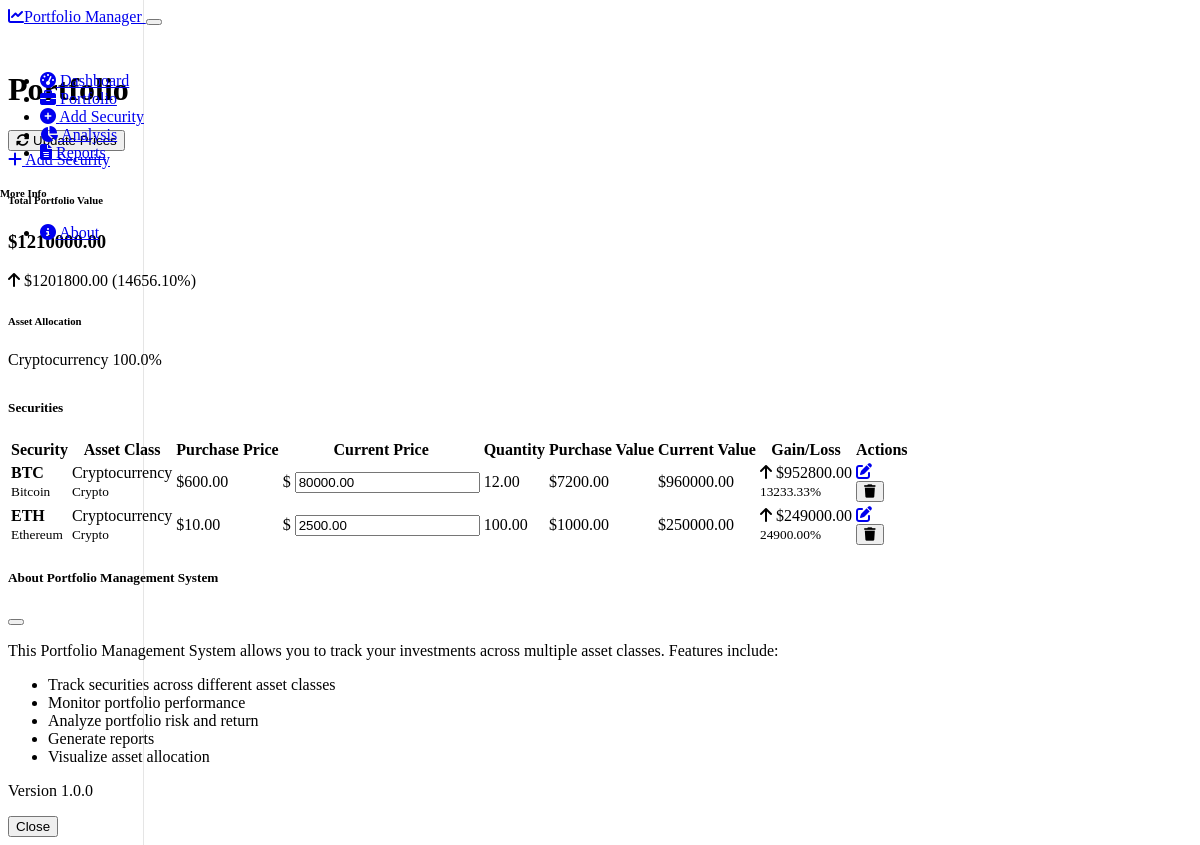
The app's page /portfolio with its own data.
### models.py (models this page shows, shortened)
class Security(db.Model):
    id = db.Column(db.Integer, primary_key=True)
    ticker = db.Column(db.String(10), nullable=False)
    name = db.Column(db.String(100), nullable=False)
    asset_class = db.Column(db.String(50), nullable=False)
    purchase_price = db.Column(db.Float, nullable=False)
    current_price = db.Column(db.Float, nullable=False)
    quantity = db.Column(db.Float, nullable=False)
    purchase_date = db.Column(db.Date, nullable=False)
    sector = db.Column(db.String(50))
    country = db.Column(db.String(50))
    currency = db.Column(db.String(3), default="USD")
    notes = db.Column(db.Text)
    created_at = db.Column(db.DateTime, default=datetime.utcnow)
    updated_at = db.Column(db.DateTime, default=datetime.utcnow, onupdate=datetime.utcnow)
    @property
    def purchase_value(self):
        return self.purchase_price * self.quantity
    @property
    def current_value(self):
        return self.current_price * self.quantity
    @property
    def gain_loss(self):
        return self.current_value - self.purchase_value
    @property
    def gain_loss_percentage(self):
        if self.purchase_value == 0:
            return 0
        return (self.gain_loss / self.purchase_value) * 100

### routes.py (the view)
@app.route('/portfolio')
def portfolio():
    securities = Security.query.all()
    summary = PortfolioManager.get_portfolio_summary()
    return render_template('portfolio.html', securities=securities, summary=summary)

### templates/portfolio.html (shortened to what this page needs)
{% extends "layout.html" %}
{% block content %}
<div class="d-flex justify-content-between flex-wrap flex-md-nowrap align-items-center pt-3 pb-2 mb-3 border-bottom">
    <h1 class="h2">Portfolio</h1>
    <div class="btn-toolbar mb-2 mb-md-0">
        <div class="btn-group me-2">
            <button type="button" id="updatePricesBtn" class="btn btn-sm btn-outline-secondary">
                <i class="fas fa-sync-alt me-1"></i> Update Prices
            </button>
        </div>
        <a href="{{ url_for('add_security') }}" class="btn btn-sm btn-primary">
            <i class="fas fa-plus me-1"></i> Add Security
        </a>
    </div>
</div>
<div class="row mb-4">
    <div class="col-md-3 mb-3">
        <div class="card border-0 shadow h-100">
            <div class="card-body">
                <h6 class="card-subtitle mb-2 text-muted">Total Portfolio Value</h6>
                <h3 class="card-title">${{ "%.2f"|format(summary.total_value) }}</h3>
                <p class="card-text">
                    <span class="{% if summary.total_gain_loss >= 0 %}positive{% else %}negative{% endif %}">
                        <i class="fas {% if summary.total_gain_loss >= 0 %}fa-arrow-up{% else %}fa-arrow-down{% endif %} me-1"></i>
                        ${{ "%.2f"|format(summary.total_gain_loss) }}
                        ({{ "%.2f"|format(summary.total_gain_loss_pct) }}%)
                    </span>
                </p>
            </div>
        </div>
    </div>
    <div class="col-md-9 mb-3">
        <div class="card border-0 shadow h-100">
            <div class="card-body">
                <h6 class="card-subtitle mb-3 text-muted">Asset Allocation</h6>
                <div class="row">
                    {% for asset_class, percentage in summary.asset_allocation.items() %}
                        <div class="col-lg-3 col-md-4 col-6 mb-3">
                            <div class="d-flex justify-content-between mb-1">
                                <span>{{ asset_class }}</span>
                                <span>{{ "%.1f"|format(percentage) }}%</span>
                            </div>
                            <div class="progress" style="height: 8px;">
                            </div>
                        </div>
                    {% else %}
                        <div class="col-12">
                            <p class="text-muted">No assets in portfolio yet.</p>
                        </div>
                    {% endfor %}
                </div>
            </div>
        </div>
    </div>
</div>
<div class="card border-0 shadow mb-4">
    <div class="card-header bg-transparent border-0">
        <h5 class="mb-0">Securities</h5>
    </div>
    <div class="card-body p-0">
        <div class="table-responsive">
            <table class="table table-hover mb-0">
                <thead class="table-dark">
                    <tr>
                        <th>Security</th>
                        <th>Asset Class</th>
                        <th>Purchase Price</th>
                        <th>Current Price</th>
                        <th>Quantity</th>
                        <th>Purchase Value</th>
                        <th>Current Value</th>
                        <th>Gain/Loss</th>
                        <th>Actions</th>
                    </tr>
                </thead>
                <tbody>
                    {% for security in securities %}
                        <tr class="security-row" data-id="{{ security.id }}">
                            <td>
                                <strong>{{ security.ticker }}</strong><br>
                                <small class="text-muted">{{ security.name }}</small>
                            </td>
                            <td>
                                <span class="badge asset-{{ security.asset_class|replace(' ', '-') }}">{{ security.asset_class }}</span>
                                {% if security.sector %}
                                    <br><small class="text-muted">{{ security.sector }}</small>
                                {% endif %}
                            </td>
                            <td>${{ "%.2f"|format(security.purchase_price) }}</td>
                            <td>
                                <div class="input-group input-group-sm">
                                    <span class="input-group-text">$</span>
                                    <input type="number" class="form-control form-control-sm current-price-input"
                                           value="{{ "%.2f"|format(security.current_price) }}"
                                           step="0.01" min="0">
                                </div>
                            </td>
                            <td>{{ "%.2f"|format(security.quantity) }}</td>
                            <td>${{ "%.2f"|format(security.purchase_value) }}</td>
                            <td>${{ "%.2f"|format(security.current_value) }}</td>
                            <td class="{% if security.gain_loss >= 0 %}positive{% else %}negative{% endif %}">
                                <i class="fas {% if security.gain_loss >= 0 %}fa-arrow-up{% else %}fa-arrow-down{% endif %} me-1"></i>
                                ${{ "%.2f"|format(security.gain_loss) }}<br>
                                <small>{{ "%.2f"|format(security.gain_loss_percentage) }}%</small>
                            </td>
                            <td>
                                <div class="btn-group">
                                    <a href="{{ url_for('edit_security', security_id=security.id) }}"
                                       class="btn btn-sm btn-outline-secondary"
                                       data-bs-toggle="tooltip" title="Edit Security">
                                        <i class="fas fa-edit"></i>
                                    </a>
                                    <form action="{{ url_for('delete_security', security_id=security.id) }}" method="post" class="d-inline">
                                        <button type="submit" class="btn btn-sm btn-outline-danger delete-security-btn"
                                                data-bs-toggle="tooltip" title="Delete Security">
                                            <i class="fas fa-trash"></i>
                                        </button>
                                    </form>
                                </div>
                            </td>
                        </tr>
                    {% endfor %}
                </tbody>
            </table>
        </div>
    </div>
</div>
{% endblock %}

### static/css/custom.css (style rules this page uses)
.positive { color: var(--bs-success); }
.table-responsive { overflow-x: auto; }
.table th { position: sticky; top: 0; background-color: var(--bs-dark); z-index: 1; }
.asset-Cryptocurrency { background-color: var(--bs-danger); }

### records on screen
Security: asset_class "Cryptocurrency", percentage "100.0", ticker "BTC", name "Bitcoin", sector "Crypto", purchase_price "600.00", current_price "80000.00", quantity "12.00", purchase_value "7200.00", current_value "960000.00", gain_loss "952800.00", gain_loss_percentage "13233.33"
Security: ticker "ETH", name "Ethereum", asset_class "Cryptocurrency", sector "Crypto", purchase_price "10.00", current_price "2500.00", quantity "100.00", purchase_value "1000.00", current_value "250000.00", gain_loss "249000.00", gain_loss_percentage "24900.00"

### other values on screen
{{ "%.2f"|format(summary.total_value) }} "1210000.00"
{{ "%.2f"|format(summary.total_gain_loss) }} "1201800.00"
{{ "%.2f"|format(summary.total_gain_loss_pct) }} "14656.10"
